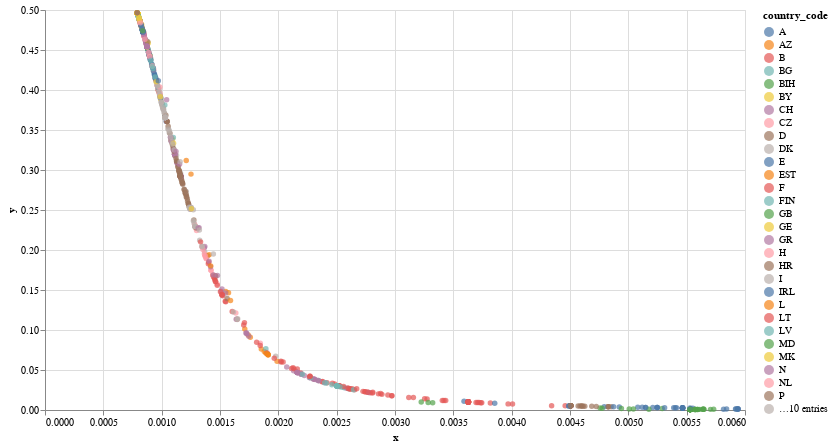

The notebook cell this image was saved under:
### Code cell
alt.Chart(graph_sage_10d_df).mark_circle().encode(
    x='x',
    y='y',
    color='country_code',
    tooltip=['name', 'country_code']
).properties(width=700, height=400)

### Figure 1 — Vega-Lite specification as saved in the notebook (floating-point values rounded to 4 significant figures; data arrays with more than 128 entries replaced by an {"elided": "..."} marker saying what was removed)
{"config": {"view": {"continuousWidth": 400, "continuousHeight": 300}}, "data": {"name": "data-af8828fc39780aa890f1d872266dd7a5"}, "mark": "circle", "encoding": {"color": {"type": "nominal", "field": "country_code"}, "tooltip": [{"type": "nominal", "field": "name"}, {"type": "nominal", "field": "country_code"}], "x": {"type": "quantitative", "field": "x"}, "y": {"type": "quantitative", "field": "y"}}, "height": 400, "width": 700, "$schema": "https://vega.github.io/schema/vega-lite/v4.8.1.json", "datasets": {"data-af8828fc39780aa890f1d872266dd7a5": {"elided": "895 records"}}}
